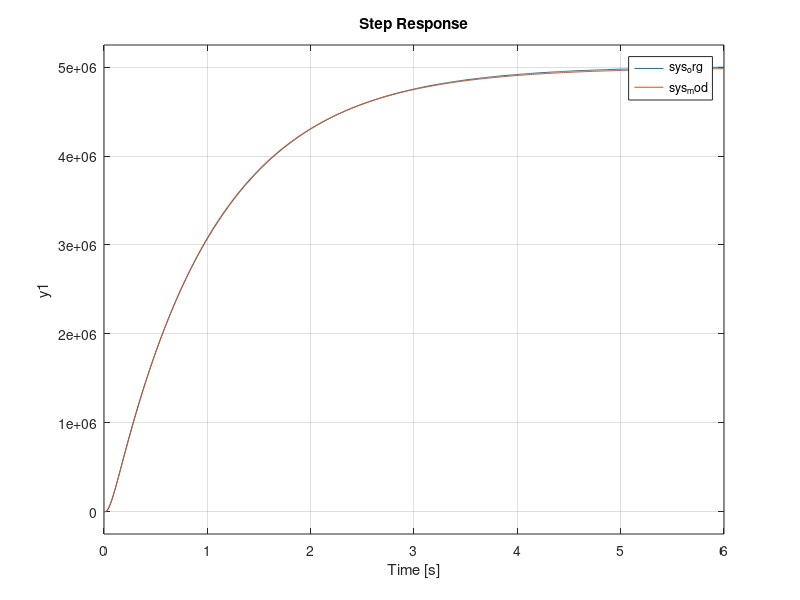

Write the MATLAB code that produced this figure.
clc
num=1.67e8;
den=[0.03 2.02 35 33.33];
sys_org=tf(num,den)
[A,B,C,D]=tf2ss(num,den)
[v,d]=eig(A)
%------------------------
Qc = B * B';
Qo = C' * C;
Wc = lyap(A,A',Qc);
Wo = lyap(A',A,Qo);
%------------------------
Vc = orth(Wc);
Lc=(Vc' * Wc * Vc)^(1/2);
%------------------------
W = (Vc * Lc)' * Wo * (Vc * Lc);
P = orth(W);
L = P' * W * P;
%------------------------
S = Vc * Lc * P * L^(-1/2);
%------------------------
Wc2=S^(-1) * Wc * (inv(S))';
Wo2=(inv(S))' * Wo * S;
%------------------------
As=S ^(-1) * A * S
Bs=S^(-1) * B
Cs=C * S
Ds=0;
%--------------
r=max(size(L))-1;      % bac cua' he can bang noi
At=As(1:r,1:r);
Bt=Bs(1:r,:);
Ct=Cs(:,1:r);
Dt=0;
%------------------------
sys_mod = tf(ss(At,Bt,Ct,Dt))
%------------------------
step(sys_org,sys_mod), grid on, hold on
%bode(sys3,sys2), grid on, hold on
